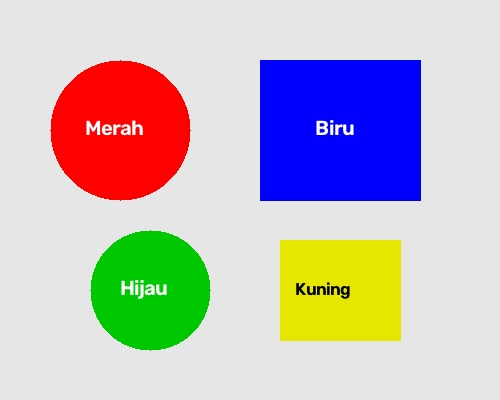
#> input picture 3-filter-spasial/sample.jpg, 500 x 400 px
$ python 3-filter-spasial.py
#> lines starting #> are read from the running program, lines starting #| are printed output that depends on the picture
"""Praktikum Pengolahan Citra dan Visi Komputer (PCV)
Tugas 3: Penerapan Filter Spasial (Spatial Filtering)
Berkas: 3-filter-spasial.py
Deskripsi:
  Penerapan konvolusi 2D pada ranah spasial. Operasi filter diterapkan pada
  kanal intensitas luminansi (V pada ruang warna HSV), kemudian digabungkan
  kembali dengan kanal rona (H) dan saturasi (S) asli untuk mempertahankan
  warna citra secara utuh.
"""

import os
import cv2
import numpy as np
import matplotlib.pyplot as plt

BASE_DIR = os.path.dirname(os.path.abspath(__file__))


def konvolusi_2d(citra_gray, kernel):
    """Operasi konvolusi 2D spasial diskret dengan zero-padding pada batas tepi.
    Kernel dibalik 180 derajat sesuai definisi matematis konvolusi.
    """
    h_img, w_img = citra_gray.shape
    k_size = kernel.shape[0]
    pad = k_size // 2

    # Balik kernel 180 derajat (rotasi spasial untuk konvolusi sejati)
    k_rot = kernel[::-1, ::-1]

    citra_pad = np.pad(citra_gray, pad, mode='constant', constant_values=0).astype(np.float32)
    output = np.zeros((h_img, w_img), dtype=np.float32)

    for u in range(k_size):
        for v in range(k_size):
            output += citra_pad[u:u + h_img, v:v + w_img] * k_rot[u, v]

    return output


def filter_mean_gray(citra_gray, size=3):
    """Mean / Box Filter: perataan seragam dengan kernel size x size berbobot 1/(size^2)."""
    kernel = np.ones((size, size), dtype=np.float32) / float(size * size)
    hasil = konvolusi_2d(citra_gray, kernel)
    return np.clip(np.round(hasil), 0, 255).astype(np.uint8)


def filter_gaussian_gray(citra_gray):
    """Gaussian Filter 3x3: aproksimasi distribusi normal diskret."""
    kernel_gaussian = np.array([
        [1, 2, 1],
        [2, 4, 2],
        [1, 2, 1]
    ], dtype=np.float32) / 16.0

    hasil = konvolusi_2d(citra_gray, kernel_gaussian)
    return np.clip(np.round(hasil), 0, 255).astype(np.uint8)


def filter_median_gray(citra_gray, size=3):
    """Median Filter: filter non-linear pengambil nilai tengah lingkungan piksel.
    Ukuran jendela harus ganjil (size % 2 == 1).
    """
    if size % 2 == 0:
        size += 1

    h, w = citra_gray.shape
    pad = size // 2
    citra_pad = np.pad(citra_gray, pad, mode='edge')
    neighbors = [citra_pad[u:u + h, v:v + w] for u in range(size) for v in range(size)]
    stack = np.stack(neighbors, axis=-1)
    return np.median(stack, axis=-1).astype(np.uint8)


def filter_laplacian_gray(citra_gray):
    """Laplacian Sharpening: mempertegas transisi intensitas tepi dengan kernel turunan kedua."""
    kernel_sharpen = np.array([
        [ 0, -1,  0],
        [-1,  5, -1],
        [ 0, -1,  0]
    ], dtype=np.float32)

    hasil = konvolusi_2d(citra_gray, kernel_sharpen)
    return np.clip(np.round(hasil), 0, 255).astype(np.uint8)


def filter_sobel_gray(citra_gray):
    """Sobel Edge Detection: gradien arah horizontal (Gx), vertikal (Gy), dan magnitudo."""
    kernel_gx = np.array([
        [-1, 0, 1],
        [-2, 0, 2],
        [-1, 0, 1]
    ], dtype=np.float32)

    kernel_gy = np.array([
        [-1, -2, -1],
        [ 0,  0,  0],
        [ 1,  2,  1]
    ], dtype=np.float32)

    gx = konvolusi_2d(citra_gray, kernel_gx)
    gy = konvolusi_2d(citra_gray, kernel_gy)

    magnitude = np.sqrt(gx**2 + gy**2)
    max_val = float(np.max(magnitude))
    magnitude_norm = (magnitude / max_val) * 255.0 if max_val > 0 else magnitude

    mag_u8 = np.clip(np.round(magnitude_norm), 0, 255).astype(np.uint8)
    gx_u8 = np.clip(np.round(np.abs(gx)), 0, 255).astype(np.uint8)
    gy_u8 = np.clip(np.round(np.abs(gy)), 0, 255).astype(np.uint8)

    return mag_u8, gx_u8, gy_u8


def proses_filter_dan_kembalikan_warna(citra_bgr, func_filter, **kwargs):
    """Menerapkan filter spasial pada kanal intensitas V (HSV) lalu menyatukannya
    kembali dengan kanal rona (H) dan saturasi (S) asli untuk mempertahankan warna.
    """
    hsv = cv2.cvtColor(citra_bgr, cv2.COLOR_BGR2HSV)
    h, s, v = cv2.split(hsv)

    v_hasil = func_filter(v, **kwargs)
    v_hasil_u8 = np.clip(v_hasil, 0, 255).astype(np.uint8)

    hsv_restorasi = cv2.merge([h, s, v_hasil_u8])
    return cv2.cvtColor(hsv_restorasi, cv2.COLOR_HSV2BGR)


def tambah_salt_and_pepper_noise_warna(citra_bgr, probabilitas=0.04):
    """Menambahkan derau impulsif bintik putih (salt) dan hitam (pepper)."""
    noisy = citra_bgr.copy()
    np.random.seed(42)
    h, w = citra_bgr.shape[:2]
    num_noise = int(probabilitas * h * w)

    y_salt = np.random.randint(0, h, num_noise // 2)
    x_salt = np.random.randint(0, w, num_noise // 2)
    noisy[y_salt, x_salt] = [255, 255, 255]

    y_pepper = np.random.randint(0, h, num_noise // 2)
    x_pepper = np.random.randint(0, w, num_noise // 2)
    noisy[y_pepper, x_pepper] = [0, 0, 0]

    return noisy


def main():
    print("PRAKTIKUM PCV - TUGAS 3: FILTER SPASIAL")

    sample_path = os.path.join(BASE_DIR, "sample.jpg")
    if not os.path.exists(sample_path):
        img = np.ones((300, 300, 3), dtype=np.uint8) * 200
        cv2.circle(img, (150, 150), 60, (0, 0, 255), -1)
        cv2.rectangle(img, (50, 50), (120, 120), (255, 0, 0), -1)
        cv2.imwrite(sample_path, img)

    img_bgr = cv2.imread(sample_path)
#> img_bgr is the input picture: shape (400, 500, 3); mean B, G, R 188.9, 185.1, 193.1
    if img_bgr is None:
        img_bgr = np.ones((250, 250, 3), dtype=np.uint8) * 180

    h_orig, w_orig = img_bgr.shape[:2]
#> h_orig = 400; w_orig = 500
    max_dim = 450
    if max(h_orig, w_orig) > max_dim:
        skala = max_dim / float(max(h_orig, w_orig))
#> skala = 0.9
        img_bgr = cv2.resize(img_bgr, (int(w_orig * skala), int(h_orig * skala)))
#> img_bgr: shape (360, 450, 3)

    print(f"[INFO] Resolusi citra uji: {img_bgr.shape[1]}x{img_bgr.shape[0]} piksel")
#| [INFO] Resolusi citra uji: 450x360 piksel

    img_noisy = tambah_salt_and_pepper_noise_warna(img_bgr, probabilitas=0.05)

    # Eksekusi filter spasial dengan restorasi warna
    mean_color = proses_filter_dan_kembalikan_warna(img_noisy, filter_mean_gray, size=3)
#> in proses_filter_dan_kembalikan_warna, `hsv = cv2.cvtColor(citra_bgr, cv2.COLOR_BGR2HSV)`: hsv: shape (360, 450, 3); mean H, S, V 24.7, 73.6, 227.1
#> in proses_filter_dan_kembalikan_warna, `hsv_restorasi = cv2.merge([h, s, v_hasil_u8])`: hsv_restorasi: shape (360, 450, 3); mean H, S, V 24.7, 73.6, 226.3
#> in proses_filter_dan_kembalikan_warna, `return cv2.cvtColor(hsv_restorasi, cv2.COLOR_HSV2BGR)`:
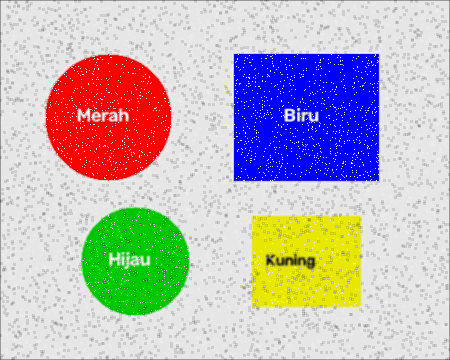
#> returned value: shape (360, 450, 3); mean B, G, R 185.7, 182.3, 189.7
    gauss_color = proses_filter_dan_kembalikan_warna(img_noisy, filter_gaussian_gray)
#> in proses_filter_dan_kembalikan_warna (call 2), `hsv_restorasi = cv2.merge([h, s, v_hasil_u8])`: hsv_restorasi: shape (360, 450, 3); mean H, S, V 24.7, 73.6, 226.5
    median_color = proses_filter_dan_kembalikan_warna(img_noisy, filter_median_gray, size=3)
#> in filter_median_gray, `neighbors = [citra_pad[u:u + h, v:v + w] for u in range(size) for v in..`: neighbors = 9 items
#> in proses_filter_dan_kembalikan_warna (call 3), `hsv_restorasi = cv2.merge([h, s, v_hasil_u8])`: hsv_restorasi: shape (360, 450, 3); mean H, S, V 24.7, 73.6, 232.5
    laplacian_color = proses_filter_dan_kembalikan_warna(img_bgr, filter_laplacian_gray)
#> in proses_filter_dan_kembalikan_warna (call 4), `hsv = cv2.cvtColor(citra_bgr, cv2.COLOR_BGR2HSV)`: hsv: shape (360, 450, 3); mean H, S, V 26, 77.4, 232.3
#> in proses_filter_dan_kembalikan_warna (call 4), `h, s, v = cv2.split(hsv)`:
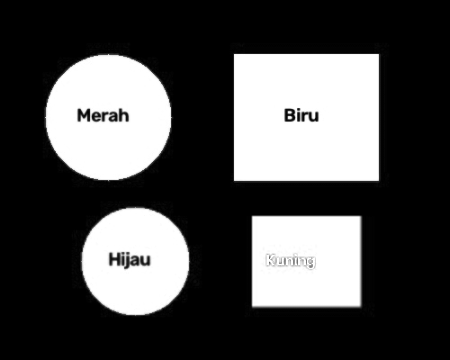
#> s: shape (360, 450); min 0, max 255, mean 77.4
#> in konvolusi_2d (call 3), `citra_pad = np.pad(citra_gray, pad, mode='constant', constant_values=0..`:
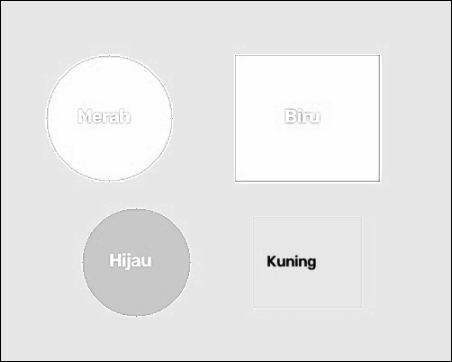
#> citra_pad: shape (362, 452) float32; min 0, max 255, mean 230
#> in proses_filter_dan_kembalikan_warna (call 4), `hsv_restorasi = cv2.merge([h, s, v_hasil_u8])`: hsv_restorasi: shape (360, 450, 3); mean H, S, V 26, 77.4, 231.6

    # Eksekusi deteksi tepi Sobel pada kanal luminansi
    hsv_sample = cv2.cvtColor(img_bgr, cv2.COLOR_BGR2HSV)
    _, _, v_gray = cv2.split(hsv_sample)
    sobel_mag, sobel_x, sobel_y = filter_sobel_gray(v_gray)
#> after the loop in konvolusi_2d (call 5), `for u in range(k_size):`:
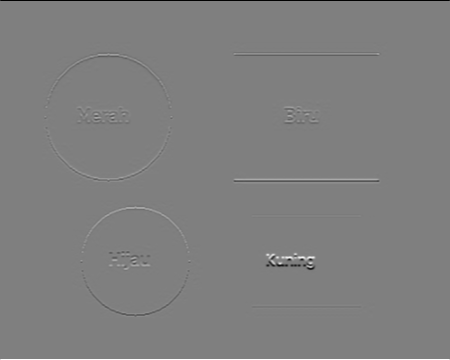
#> output: shape (360, 450) float32; min -920, max 920, mean 0; drawn with min black and max white
#> in filter_sobel_gray, `magnitude = np.sqrt(gx**2 + gy**2)`:
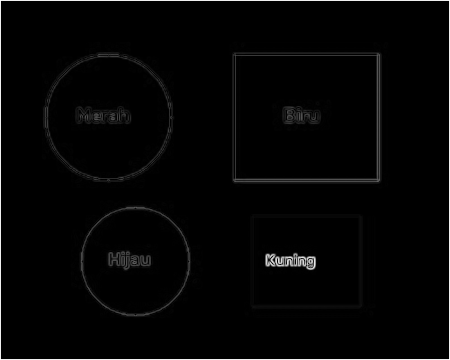
#> magnitude: shape (360, 450) float32; min 0, max 975.8, mean 18.5; drawn with min black and max white
#> in filter_sobel_gray, `max_val = float(np.max(magnitude))`: max_val = 975.8
#> in filter_sobel_gray, `gy_u8 = np.clip(np.round(np.abs(gy)), 0, 255).astype(np.uint8)`:
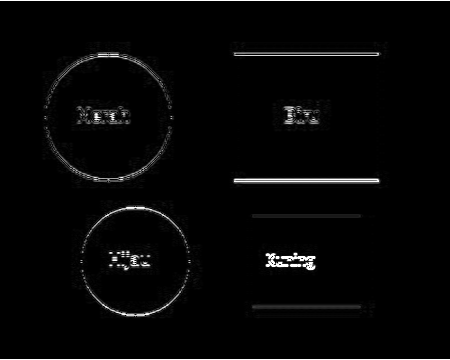
#> gy_u8: shape (360, 450); min 0, max 255, mean 6.2

    # Visualisasi 9 panel
    plt.figure(figsize=(14, 10))
    plt.suptitle("Penerapan Filter Spasial dengan Restorasi Warna Asli", fontsize=13, fontweight='bold')

    plots = [
        ("1. Citra Asli (Full Color)", cv2.cvtColor(img_bgr, cv2.COLOR_BGR2RGB), False),
        ("2. Citra + Noise Salt & Pepper", cv2.cvtColor(img_noisy, cv2.COLOR_BGR2RGB), False),
        ("3. Mean Filter (Warna Pulih)", cv2.cvtColor(mean_color, cv2.COLOR_BGR2RGB), False),
        ("4. Gaussian Filter (Warna Pulih)", cv2.cvtColor(gauss_color, cv2.COLOR_BGR2RGB), False),
        ("5. Median Filter (Noise Bersih, Warna Pulih)", cv2.cvtColor(median_color, cv2.COLOR_BGR2RGB), False),
        ("6. Laplacian Sharpen (Warna Tajam)", cv2.cvtColor(laplacian_color, cv2.COLOR_BGR2RGB), False),
        ("7. Sobel Arah X (Gx)", sobel_x, True),
        ("8. Sobel Arah Y (Gy)", sobel_y, True),
        ("9. Sobel Magnitude (Peta Tepi)", sobel_mag, True)
    ]

    for idx, (title, pic, is_gray) in enumerate(plots):
        plt.subplot(3, 3, idx + 1)
        if is_gray:
            plt.imshow(pic, cmap='gray', vmin=0, vmax=255)
        else:
            plt.imshow(pic)
        plt.title(title, fontsize=10)
        plt.axis('off')
#> this loop made 9 passes
#> (title, is_gray) on passes 1, 2, 3, 4, 6, 7, 8, 9: ('1. Citra Asli (Full Color)', False), ('2. Citra + Noise Salt & Pepper', False), ('3. Mean Filter (Warna Pulih)', False), ('4. Gaussian Filter (Warna Pulih)', False), ('6. Laplacian Sharpen (Warna Tajam)', False), ('7. Sobel Arah X (Gx)', True), ('8. Sobel Arah Y (Gy)', True), ('9. Sobel Magnitude (Peta Tepi)', True)
#> is_gray on pass 5: False

    plt.tight_layout()
    output_filename = os.path.join(BASE_DIR, "hasil_filter_spasial.png")
    plt.savefig(output_filename, dpi=150)
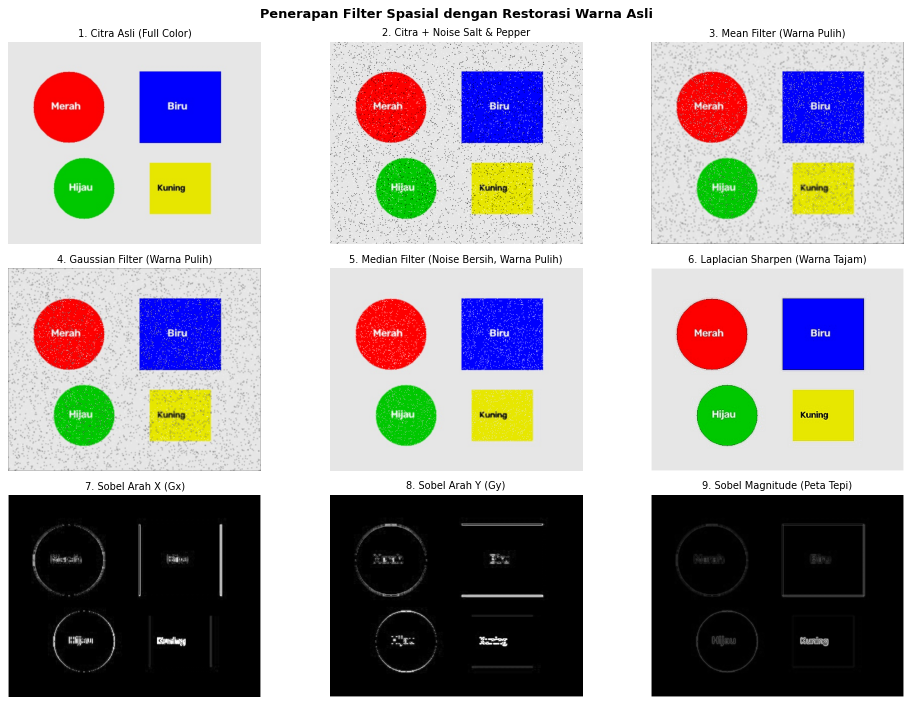
#> figure drawn by matplotlib, 9 panels
    print(f"[INFO] Hasil filter spasial disimpan ke: '{output_filename}'")

    try:
        if not os.environ.get("NON_INTERACTIVE"):
            plt.show()
        else:
            plt.close('all')
    except Exception:
        pass

    print("[SELESAI] Eksekusi 3-filter-spasial.py selesai.")


if __name__ == "__main__":
    main()
